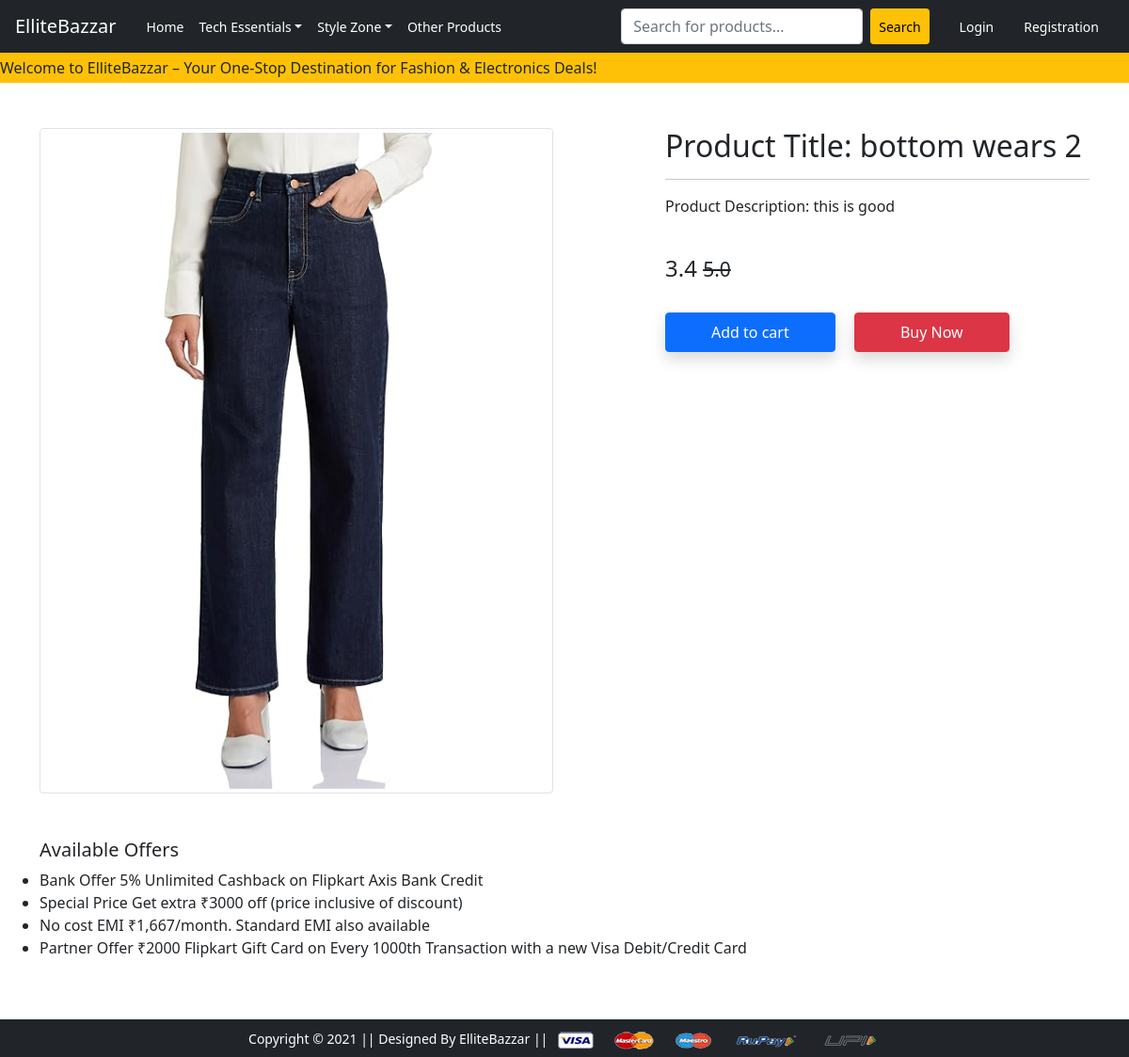
Screenshot of /product-detail/13/ with the database file from the repository.
### app/models.py (models this page shows, shortened)
class Product(models.Model):
     title= models.CharField(max_length=100)
     selling_price= models.FloatField()
     discounted_price=models.FloatField()
     description = models.TextField()
     brand= models.CharField(max_length=100)
     category=models.CharField(choices=CATEGORY_CHOICES,max_length=18)
     product_image = models.ImageField(upload_to='productimg')

### app/views.py (the view)
# urls.py: path('product-detail/<int:pk>/', views.ProductDetailView.as_view(), name='product-detail'),
class ProductDetailView(View):
 def get(self,request,pk):
  product = Product.objects.get(pk=pk)
  item_already_in_cart = False
  if request.user.is_authenticated:
      item_already_in_cart = Cart.objects.filter(Q(product=product.id)& Q(user=request.user)).exists()
  return render(request, 'app/productdetail.html',{'product':product,'item_already_in_cart':item_already_in_cart})

### app/context_processors.py (called while the page is built)
def cart_total(request):
    if request.user.is_authenticated:
        totalitem = Cart.objects.filter(user=request.user).aggregate(total_quantity=Sum('quantity'))['total_quantity'] or 0
        print("here total item is: ", totalitem)
    else:
        totalitem = 0
    return {'totalitems': totalitem}

### app/templates/app/productdetail.html (shortened to what this page needs)
{% extends 'app/base.html' %}
{% load static %}
{% block main-content %}
<div class="container my-5">
 <div class="row">
  <div class="col-sm-6 text-center align-self-center">
   <img src="{{product.product_image.url}}" alt="" class="img-fluid img-thumbnail">
  </div>
  <div class="col-sm-5 offset-sm-1">
   <h2>Product Title: {{product.title}}</h2>
   <hr>
   <p>Product Description: {{product.description}}</p> <br>
   <h4>{{product.discounted_price}}
     <small class="fw-light text-decoration-line-through">{{product.selling_price}}
     </small></h4> <br>
      {% if not  request.user.is_authenticated %}
      <form action="/add-to-cart" class="d-inline me-3">
        <button type="submit" class="btn btn-primary shadow px-5 py-2">Add to cart</button>
    </form>
      {% endif %}
      <a href="{% url 'checkout' %}" class="btn btn-danger shadow px-5 py-2">Buy Now</a>
  </div>
   <h5 class="mt-5">Available Offers</h5>
   <ul>
    <li>Bank Offer 5% Unlimited Cashback on Flipkart Axis Bank Credit</li>
    <li>Special Price Get extra ₹3000 off (price inclusive of discount)</li>
    <li>No cost EMI ₹1,667/month. Standard EMI also available</li>
    <li>Partner Offer ₹2000 Flipkart Gift Card on Every 1000th Transaction with a new Visa Debit/Credit Card</li>
   </ul>
  </div>
 </div>
{% endblock main-content %}

### rows the page displays
Product: product_image (picture), title "bottom wears 2", description "this is good", discounted_price "3.4", selling_price "5.0"
